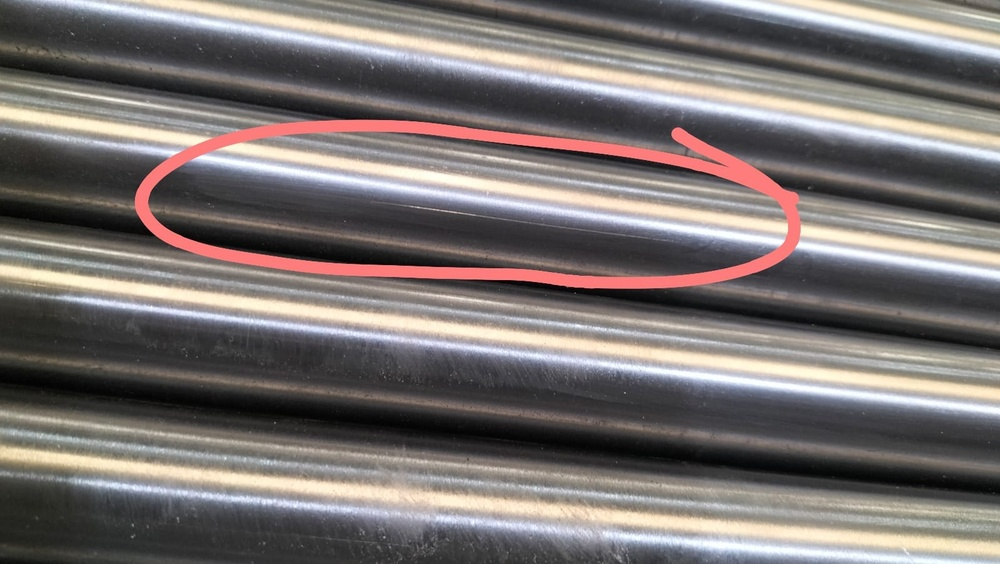
#> input picture WhatsApp Image 2026-08-01 at 5.07.41 PM (1).jpeg, 1000 x 564 px, shrunk from 1600 x 902 before the run
$ python -i preprocess.py   (imports and definitions only)
#> lines starting #> are read from the running program, lines starting #| are printed output that depends on the picture; after the words box and inside, x2 and y2 are one past the last pixel; in counts of white or black regions, pixels touching at a corner belong together
#> further down, picture is the input picture: shape (564, 1000, 3); mean B, G, R 112.7, 114.5, 121.5
"""
Interim helper to strip the red hand-drawn annotation marks from the
reference photos so the ridge detector isn't just finding the pen ink.

This is a stopgap for testing only -- inpainting can't perfectly recover
whatever surface detail the ink directly covered, so results on
ink-masked images are indicative, not a substitute for clean
unannotated photos.
"""
import cv2
import numpy as np


def mask_red_ink(image_bgr, dilate_px=4):
    """Detect vivid red marker strokes and inpaint them out.

    Returns (clean_bgr, ink_mask) where ink_mask is the binary mask of
    pixels that were identified as ink and replaced.
    """
#> called with dilate_px = 4
    hsv = cv2.cvtColor(image_bgr, cv2.COLOR_BGR2HSV)
#> hsv: shape (564, 1000, 3); mean H, S, V 63.8, 26.6, 124.9

    # Red wraps around hue 0/180 in OpenCV's HSV. Vivid marker ink is
    # highly saturated and reasonably bright, which separates it from
    # the mostly-desaturated grey/silver bar surface.
    lower1 = np.array([0, 120, 80])
    upper1 = np.array([10, 255, 255])
    lower2 = np.array([170, 120, 80])
    upper2 = np.array([180, 255, 255])

    mask = cv2.inRange(hsv, lower1, upper1) | cv2.inRange(hsv, lower2, upper2)
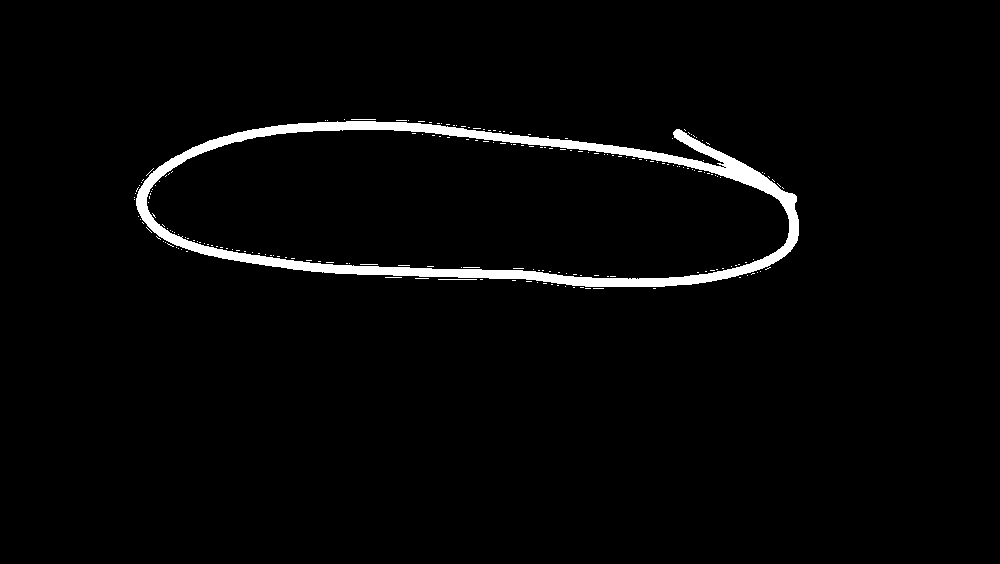
#> mask: shape (564, 1000); 2.5% white; 202 white regions (199 under 20 px), largest, box (x1, y1, x2, y2) and area: (136, 121, 799, 287) 13461, (438, 279, 477, 280) 39, (351, 119, 376, 120) 25

    if dilate_px > 0:
        kernel = cv2.getStructuringElement(cv2.MORPH_ELLIPSE, (dilate_px, dilate_px))
        mask = cv2.dilate(mask, kernel)
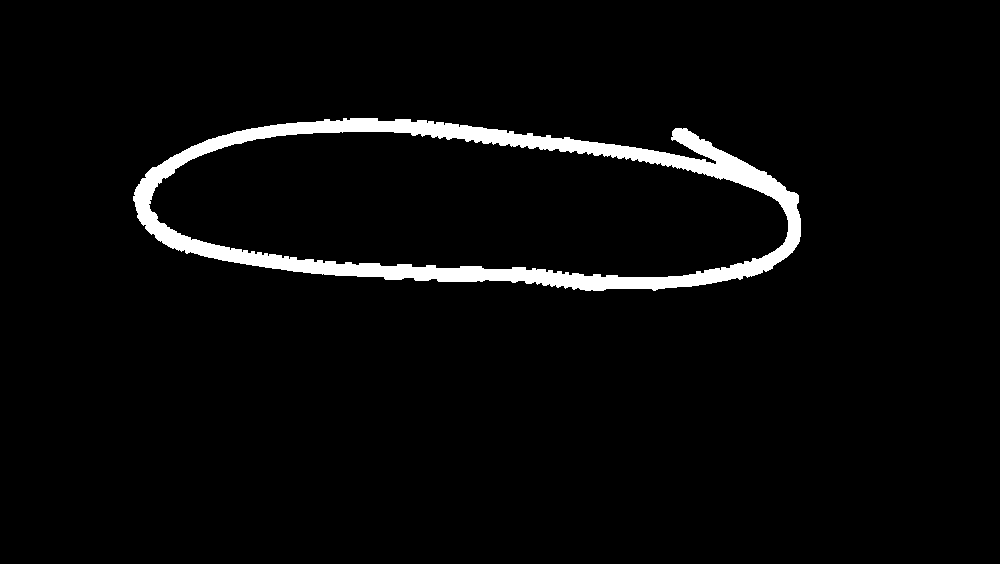
#> mask: shape (564, 1000); 3.7% white; 1 white region, box (x1, y1, x2, y2) and area: (133, 118, 801, 291) 20614

    clean = cv2.inpaint(image_bgr, mask, inpaintRadius=5, flags=cv2.INPAINT_TELEA)
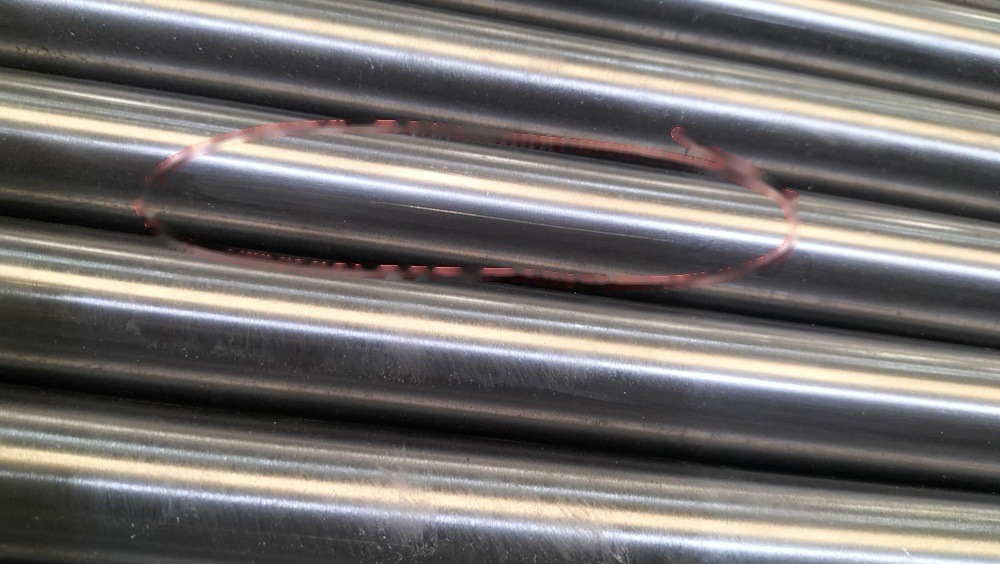
#> clean: shape (564, 1000, 3); mean B, G, R 111.3, 113.2, 117.2
    return clean, mask

>>> import cv2
>>> picture = cv2.imread('../WhatsApp Image 2026-08-01 at 5.07.41 PM (1).jpeg')
>>> result = mask_red_ink(picture)

$ run again, on WhatsApp Image 2026-08-01 at 5.07.41 PM (2).jpeg
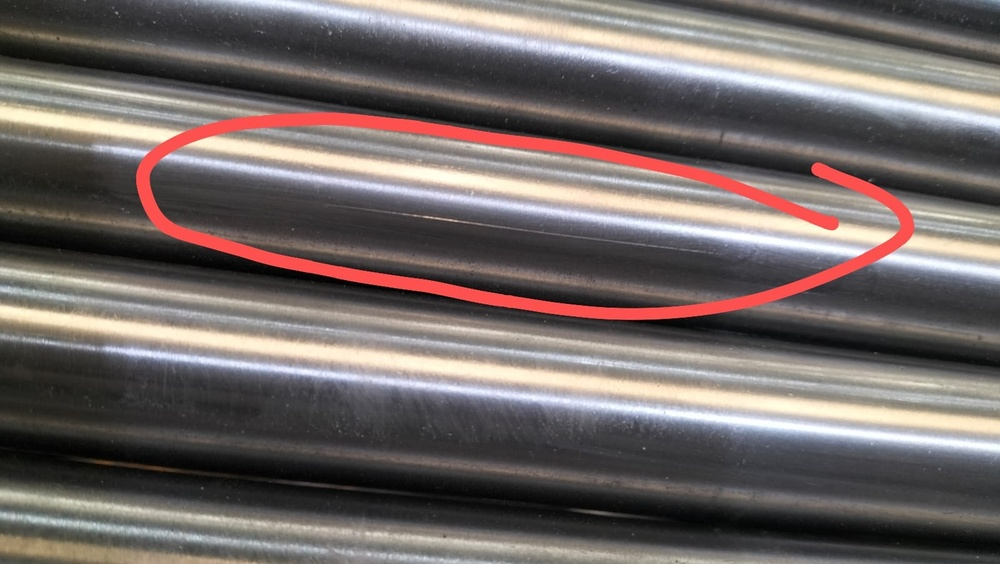
#> input picture WhatsApp Image 2026-08-01 at 5.07.41 PM (2).jpeg, 1000 x 564 px, shrunk from 1600 x 902 before the run
#> picture is the input picture: shape (564, 1000, 3); mean B, G, R 102.3, 104.4, 113.7
#> hsv: shape (564, 1000, 3); mean H, S, V 63.3, 29.5, 116.5
#> in mask_red_ink, `mask = cv2.inRange(hsv, lower1, upper1) | cv2.inRange(hsv, lower2, upp..`:
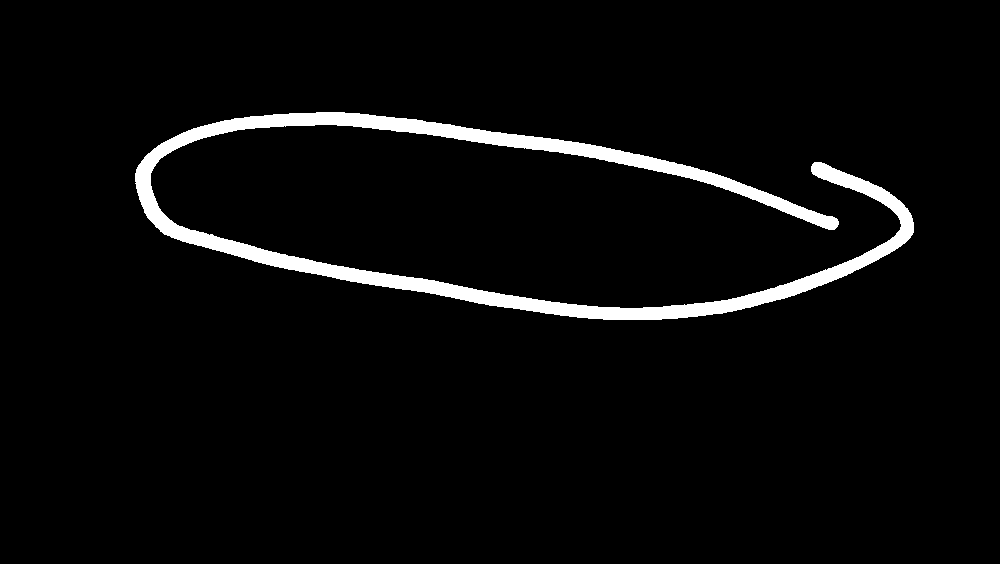
#> mask: shape (564, 1000); 3.9% white; 1 white region, box (x1, y1, x2, y2) and area: (135, 112, 914, 320) 21904
#> in mask_red_ink, `clean = cv2.inpaint(image_bgr, mask, inpaintRadius=5, flags=cv2.INPAIN..`:
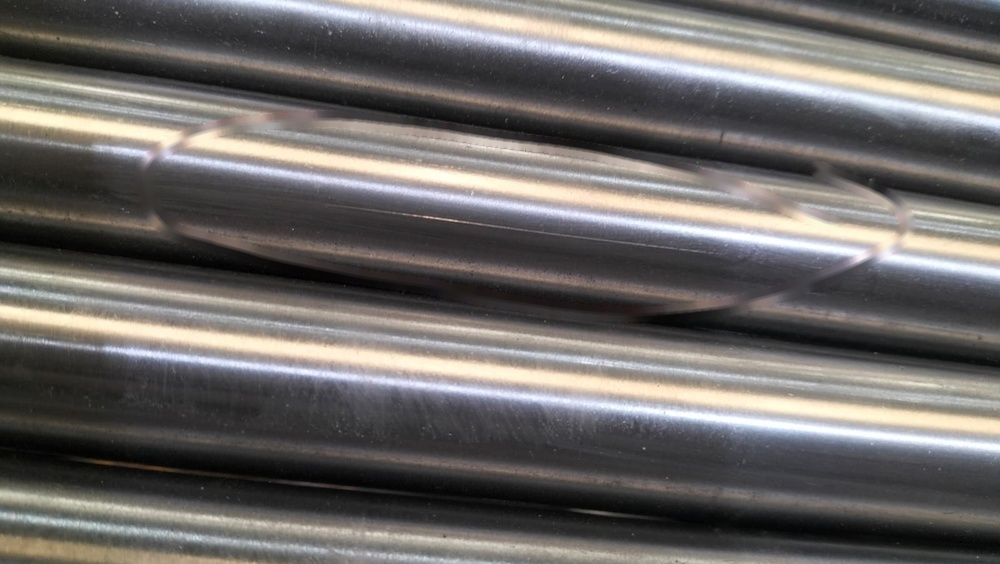
#> clean: shape (564, 1000, 3); mean B, G, R 102.8, 105, 108.4

$ run again, on WhatsApp Image 2026-08-01 at 5.07.41 PM.jpeg
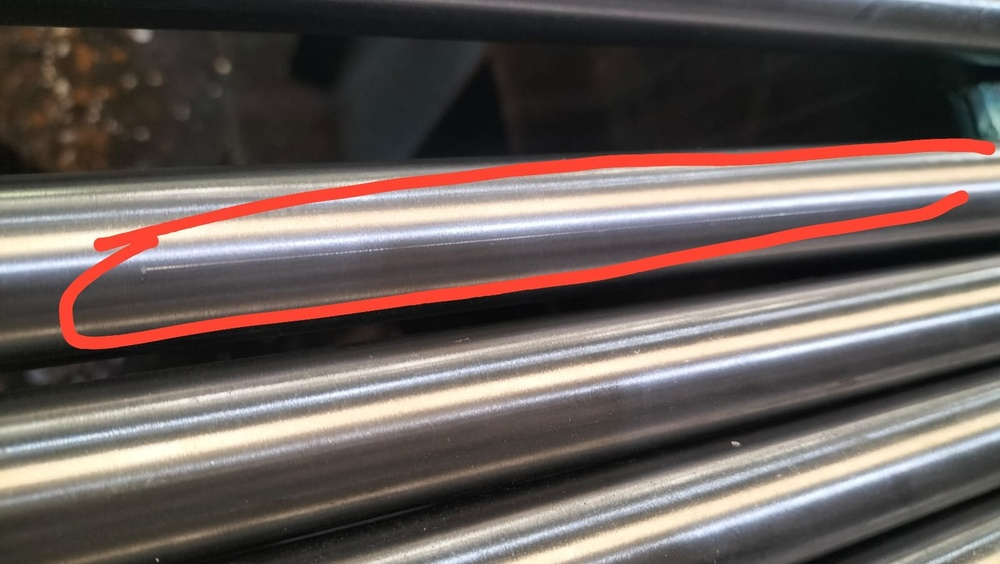
#> input picture WhatsApp Image 2026-08-01 at 5.07.41 PM.jpeg, 1000 x 564 px, shrunk from 1600 x 902 before the run
#> picture is the input picture: shape (564, 1000, 3); mean B, G, R 89.9, 93.5, 104.6
#> hsv: shape (564, 1000, 3); mean H, S, V 52.6, 39.6, 107.2
#> in mask_red_ink, `mask = cv2.inRange(hsv, lower1, upper1) | cv2.inRange(hsv, lower2, upp..`:
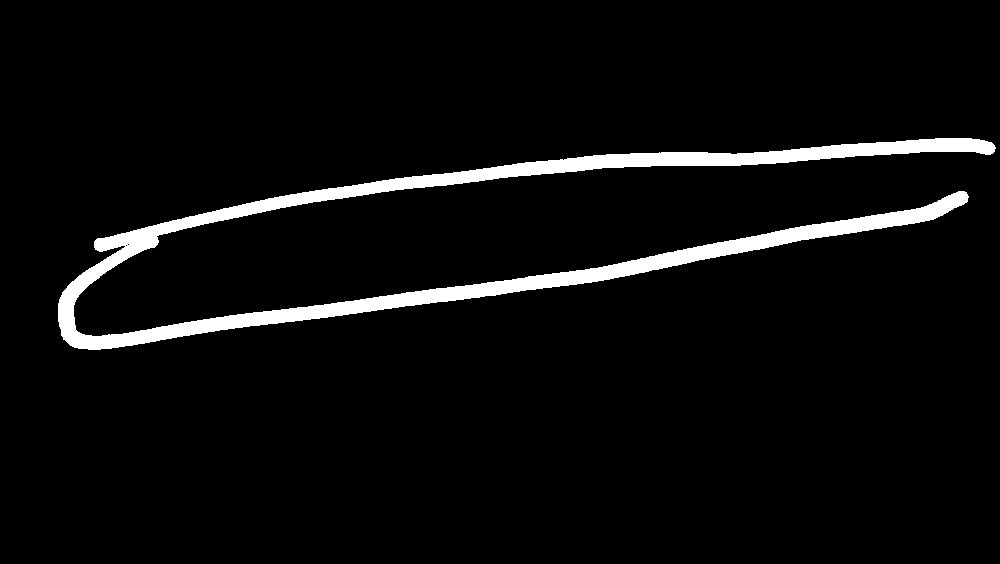
#> mask: shape (564, 1000); 4.6% white; 1 white region, box (x1, y1, x2, y2) and area: (58, 138, 996, 350) 26173
#> in mask_red_ink, `clean = cv2.inpaint(image_bgr, mask, inpaintRadius=5, flags=cv2.INPAIN..`:
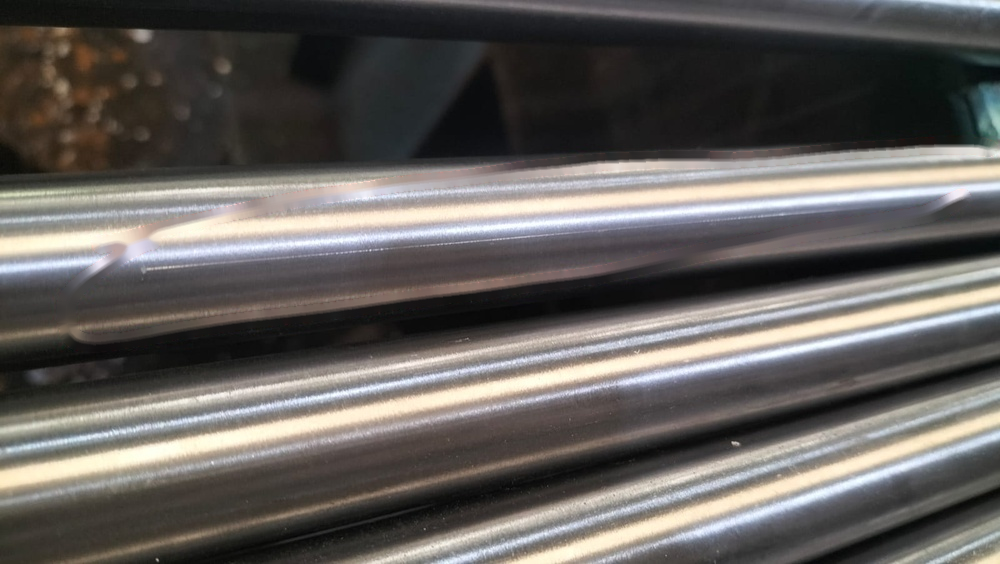
#> clean: shape (564, 1000, 3); mean B, G, R 92.4, 95.3, 98.9

$ run again, on checking station.jpeg
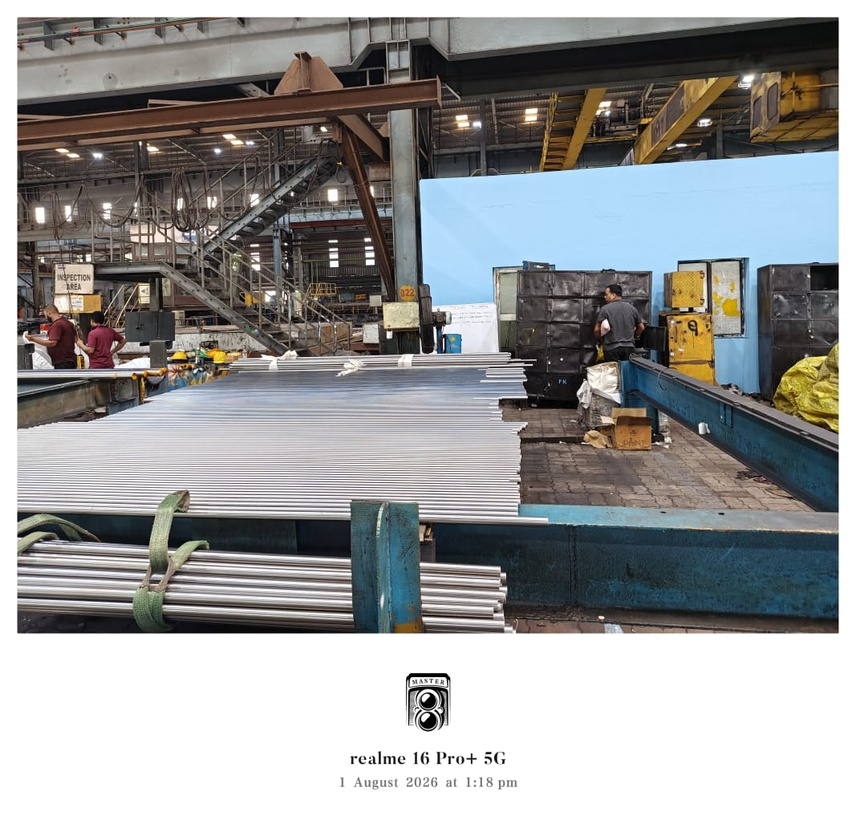
#> input picture checking station.jpeg, 856 x 824 px, shrunk from 1067 x 1027 before the run
#> picture is the input picture: shape (824, 856, 3); mean B, G, R 152.2, 152.3, 151.6
#> hsv: shape (824, 856, 3); mean H, S, V 49, 39.7, 160.5
#> in mask_red_ink, `mask = cv2.inRange(hsv, lower1, upper1) | cv2.inRange(hsv, lower2, upp..`:
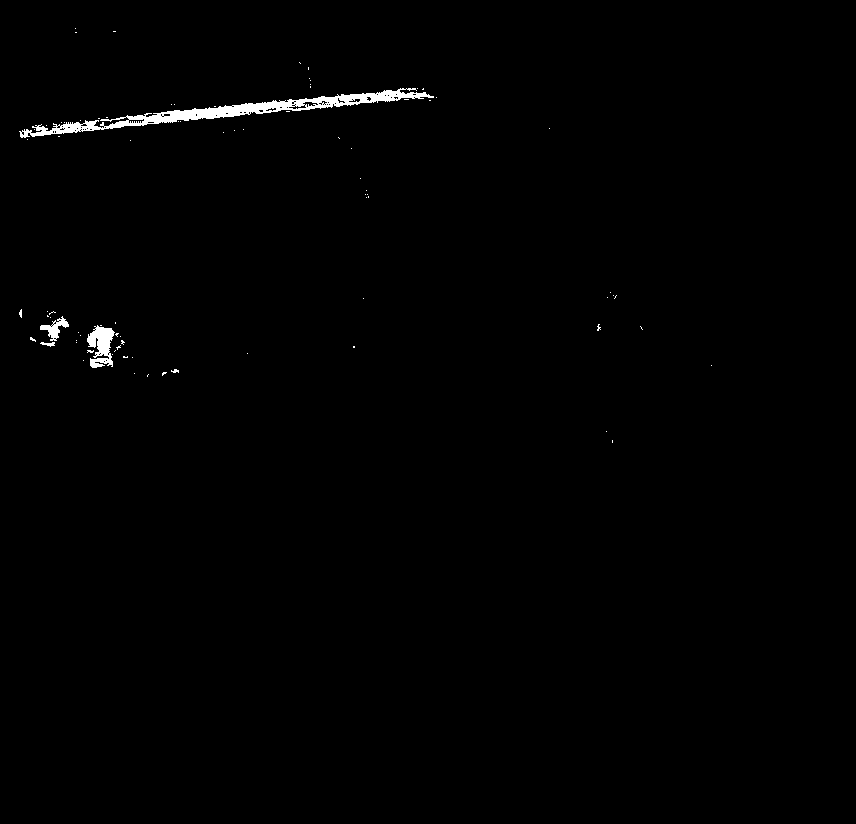
#> mask: shape (824, 856); 0.69% white; 84 white regions (79 under 20 px), largest, box (x1, y1, x2, y2) and area: (19, 88, 434, 138) 3578, (87, 325, 115, 368) 718, (40, 316, 69, 341) 274, (40, 342, 55, 347) 42, (171, 369, 179, 373) 21
#> in mask_red_ink, `mask = cv2.dilate(mask, kernel)`:
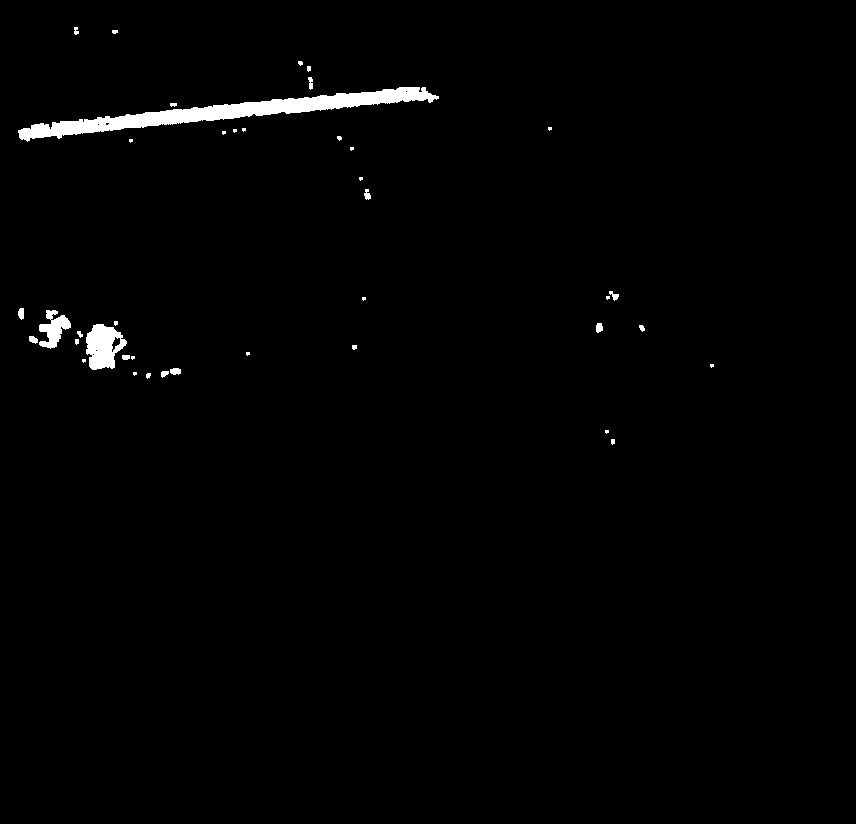
#> mask: shape (824, 856); 1.2% white; 40 white regions (18 under 20 px), largest, box (x1, y1, x2, y2) and area: (18, 87, 439, 142) 5712, (86, 324, 127, 370) 1247, (39, 310, 71, 349) 648
